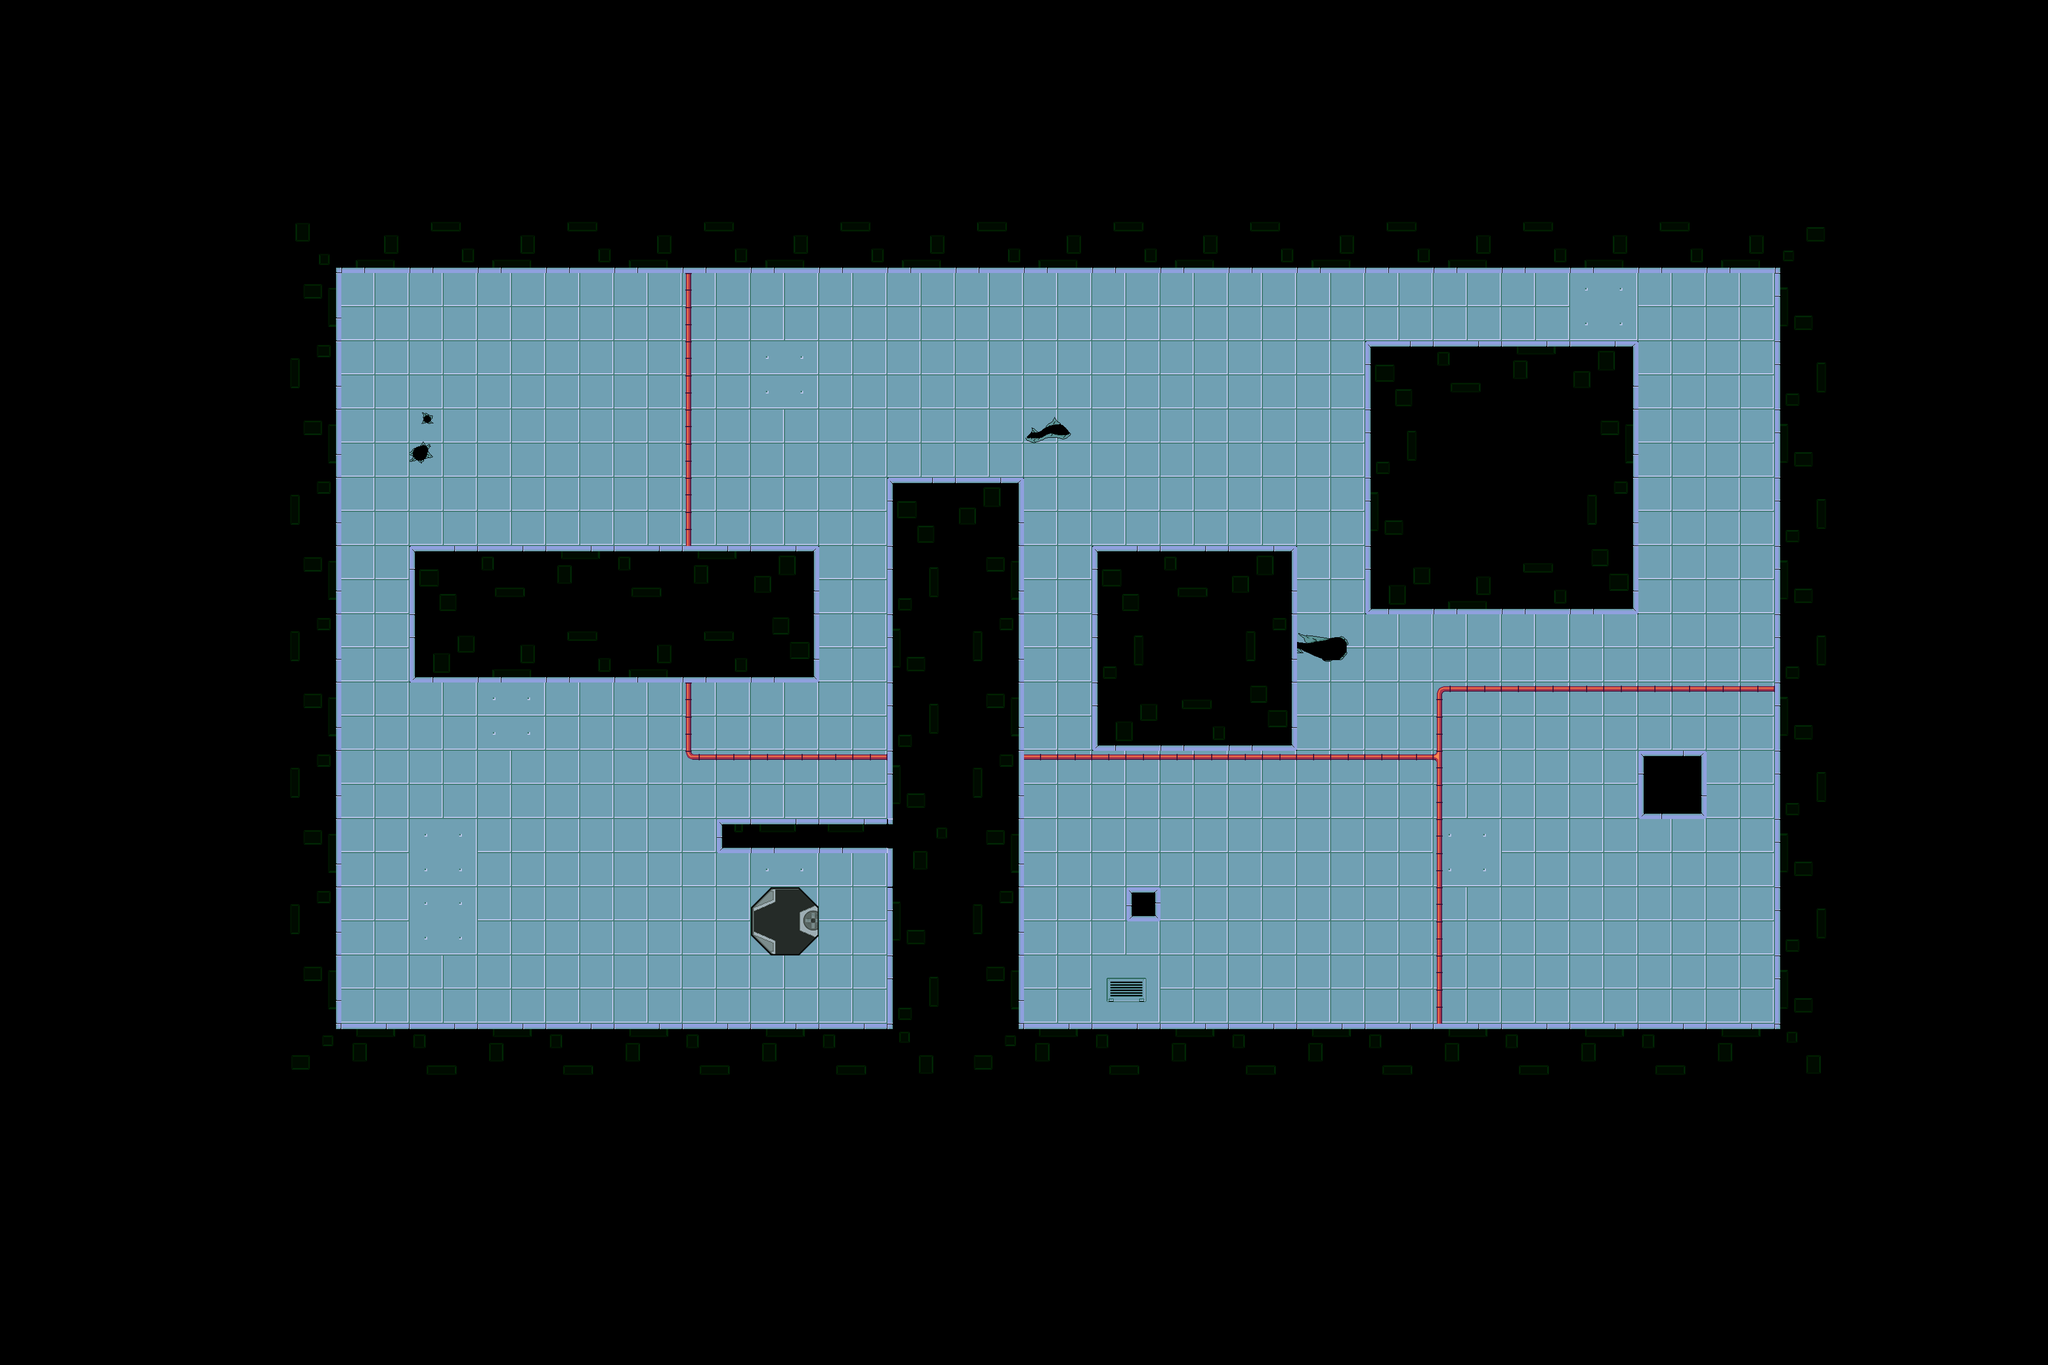

Below is a game level as drawn by its tile map, then a one-line description and the .tmx that defines it (tile-layer data replaced by summaries):
An orthogonal 30x20 tile map with 128x128 px tiles, 3 tile layers (Background, Calque 2, Walls), 4 tilesets and 42 objects (15x Lightning, 8x Light, 3x Upgrade, 2x ConeLight, Exit, ...).

<map version="1.0" orientation="orthogonal" renderorder="right-down" width="30" height="20" tilewidth="128" tileheight="128" nextobjectid="50">
 <tileset firstgid="1" name="Floor_blue" tilewidth="128" tileheight="128" spacing="2" margin="1" tilecount="36" columns="6">
  <image source="Tilesets/Floor_blue.png" width="780" height="780" />
 </tileset>
 <tileset firstgid="37" name="Room_blue" tilewidth="128" tileheight="128" spacing="2" margin="1" tilecount="81" columns="9">
  <image source="Tilesets/Room_blue.png" width="1170" height="1170" />
 </tileset>
 <tileset firstgid="118" name="Pipes" tilewidth="128" tileheight="128" spacing="2" margin="1" tilecount="36" columns="6">
  <image source="Tilesets/Pipes.png" width="780" height="780" />
 </tileset>
 <tileset firstgid="154" name="Items" tilewidth="128" tileheight="128" spacing="2" margin="1" tilecount="8" columns="4">
  <image source="Tilesets/Items.png" width="520" height="260" />
 </tileset>
 <layer name="Background" width="30" height="20">
  <data>[600 cells, 178 non-empty, 7 distinct tile ids]</data>
 </layer>
 <layer name="Calque 2" width="30" height="20">
  <data>[600 cells, 24 non-empty, 8 distinct tile ids]</data>
 </layer>
 <layer name="Walls" width="30" height="20">
  <data>[600 cells, 427 non-empty, 10 distinct tile ids]</data>
 </layer>
 <objectgroup name="Objects">
  <object id="5" type="Exit" x="2944" y="1664" width="128" height="128" />
  <object id="7" x="1664" y="896" width="256" height="1024" />
  <object id="8" x="512" y="384" width="2944" height="128" />
  <object id="9" x="512" y="1920" width="2944" height="128" />
  <object id="11" x="512" y="512" width="128" height="1408" />
  <object id="12" x="768" y="1024" width="768" height="256" />
  <object id="13" x="2048" y="1024" width="384" height="384" />
  <object id="14" x="2560" y="640" width="512" height="512" />
  <object id="15" x="3328" y="512" width="128" height="1408" />
  <object id="16" type="Lightning" x="768" y="1008" width="768" height="32" />
  <object id="17" type="Lightning" x="768" y="1264" width="768" height="32" />
  <object id="18" type="Lightning" x="784" y="1024" width="256" height="32" rotation="90" />
  <object id="19" type="Lightning" x="1552" y="1024" width="256" height="32" rotation="90" />
  <object id="20" type="Lightning" x="2064" y="1024" width="384" height="32" rotation="90" />
  <object id="21" type="Lightning" x="2576" y="640" width="512" height="32" rotation="90" />
  <object id="22" type="Lightning" x="3088" y="640" width="512" height="32" rotation="90" />
  <object id="23" type="Lightning" x="2448" y="1024" width="384" height="32" rotation="90" />
  <object id="24" type="Lightning" x="2048" y="1393" width="384" height="32" />
  <object id="25" type="Lightning" x="2560" y="1137" width="512" height="32" />
  <object id="26" type="Lightning" x="2560" y="622" width="512" height="32" />
  <object id="27" type="Lightning" x="2048" y="1006" width="384" height="32" />
  <object id="28" type="Lightning" x="1824" y="512" width="384" height="64" rotation="90">
   <properties>
    <property name="Cooldown" value="2.5,2.5" />
   </properties>
  </object>
  <object id="29" type="ConeLight" x="3324" y="1916">
   <properties>
    <property name="Color" value="0.62,0.62,0.62,1" />
    <property name="Distance" type="float" value="85" />
    <property name="Flicker" value="4" />
   </properties>
   <polyline points="0,0 -64,-64" />
  </object>
  <object id="31" type="ConeLight" x="772" y="644">
   <properties>
    <property name="Color" value="0.62,0.62,0.62,1" />
    <property name="Distance" type="float" value="85" />
    <property name="Flicker" value="" />
   </properties>
   <polyline points="-128,-128 -64,-64" />
  </object>
  <object id="32" type="Light" x="1019.68" y="1344" width="35.6943" height="35.6943" rotation="26.493">
   <properties>
    <property name="Impulse" type="bool" value="true" />
    <property name="Texture" value="SmallMetalBox" />
   </properties>
  </object>
  <object id="33" type="Light" x="1216" y="1540.32" width="35.6943" height="35.6943" rotation="93.883">
   <properties>
    <property name="Impulse" type="bool" value="true" />
    <property name="Texture" value="SmallMetalBox" />
   </properties>
  </object>
  <object id="34" type="Light" x="812.472" y="1404.75" width="35.6943" height="35.6943" rotation="-3.49854">
   <properties>
    <property name="Impulse" type="bool" value="false" />
    <property name="Texture" value="SmallMetalBox" />
   </properties>
  </object>
  <object id="35" x="1344" y="1536" width="320" height="64" />
  <object id="37" type="Light" x="2504.13" y="1528.79" width="128" height="128" rotation="6.88168">
   <properties>
    <property name="Impulse" type="bool" value="true" />
    <property name="Texture" value="CrateSpace1" />
    <property name="Weight" type="float" value="11" />
   </properties>
  </object>
  <object id="38" type="Light" x="2848" y="1344" width="80" height="160" rotation="94.9339">
   <properties>
    <property name="Texture" value="Server" />
   </properties>
  </object>
  <object id="39" x="3072" y="1408" width="128" height="128" />
  <object id="40" type="Light" x="997.989" y="1760.21" width="35.6943" height="35.6943" rotation="94.1312">
   <properties>
    <property name="Impulse" type="bool" value="false" />
    <property name="Texture" value="SmallMetalBox" />
   </properties>
  </object>
  <object id="41" type="Light" x="1504.47" y="1504.64" width="35.6943" height="35.6943" rotation="174.46">
   <properties>
    <property name="Impulse" type="bool" value="true" />
    <property name="Texture" value="SmallMetalBox" />
   </properties>
  </object>
  <object id="43" x="2112" y="1664" width="64" height="64" />
  <object id="44" type="Lightning" x="1920" y="1680" width="192" height="32">
   <properties>
    <property name="Cooldown" value="6,2" />
   </properties>
  </object>
  <object id="45" type="Lightning" x="2160" y="1728" width="192" height="32" rotation="90">
   <properties>
    <property name="Cooldown" value="6,2" />
   </properties>
  </object>
  <object id="47" type="Camera" x="3008" y="1728">
   <polyline points="0,0 -1056,-1024 -1408,-1024 -1536,0" />
  </object>
  <object id="49" type="Light" x="1600" y="928" width="150" height="30" rotation="-81.0379">
   <properties>
    <property name="Impulse" type="bool" value="true" />
    <property name="Texture" value="Debris3" />
   </properties>
  </object>
 </objectgroup>
 <objectgroup name="Spawn">
  <object id="1" name="Tom" gid="159" x="1408" y="1792" width="128" height="128" />
  <object id="2" type="Upgrade" gid="157" x="1088" y="1024" width="128" height="128">
   <properties>
    <property name="ID" value="1" />
   </properties>
  </object>
  <object id="3" type="Upgrade" gid="157" x="2412" y="1001" width="128" height="128">
   <properties>
    <property name="ID" value="2" />
   </properties>
  </object>
  <object id="42" type="Upgrade" gid="157" x="1920" y="1920" width="128" height="128">
   <properties>
    <property name="ID" value="3" />
   </properties>
  </object>
 </objectgroup>
</map>
